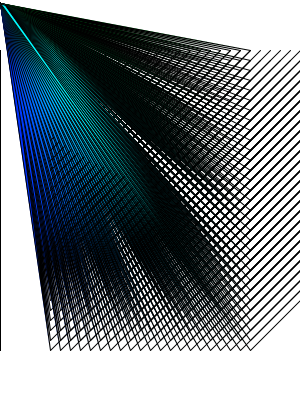
Frame 1 (no input)
Frame 60 (the mouse pressed at the canvas centre just before this capture): identical to frame 1, image omitted
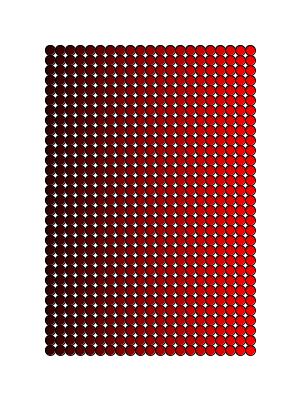
Frame 120 (the mouse held since frame 60 and released just before this capture)

The Processing sketch that drew these frames (run headless with seeded random() and noise(); from frame 60 on, the mouse is pressed at the canvas centre):

// Processing sketch: processing_57227
// ── processing_57227.pde

int option = 1;

void setup() {

size(300, 400);

smooth();


}

void draw() {

background(255);



if (option == 1) {

// Option 1: Stitches
int count = 120;

for (int x = 50; x <= width-50; x += 10) {

for (int y = 50; y <= height-50; y+=10) {

float s = map(count, 120, 0, 0, TWO_PI*2);

line (x,y,y,x);

line (s,y,s,x);

fill (s,x,y);
triangle(x, y, 5, 5, s, s + PI);
}

}

}


else if (option == 2) {

// Option 2: Perspective
int count = 120;

for (int x = 50; x <= width-50; x += 10) {

for (int y = 50; y <= height-50; y+=10) {
  
fill (x,0,0);

ellipse( x, y, 10, 10);

count--;

}
}

} 

else if (option == 3) {

// Option 3: Overlapping circles
for (int x = 50; x <= width-50; x += 10) {

for (int y = 50; y <= height-50; y+=10) {

fill (200,y,0);
rect (6+y,6+x,5,5);
rect (x,y,5,5);
}

}

} 

else if (option == 4) {

// Option 4: Rotating arcs
smooth ();

for (int x = 0; x <= width; x += 10) {

for (int y = 0; y <= height; y+=10) {

  fill (x,0,x);
  
ellipse(x,y,12,12);




}

}

} 

else if (option == 5) {

// Option 5: Groups of fiv
for (int x = 0; x <= width; x += 20) {

for (int y = 0; y <= height; y+=20) {

  fill (x,y,10);
  
ellipse(x, y, 20, 20);

fill (0);

ellipse(x,y,10,10);

fill (y,60,x);

rect (x,y,5,5);
}
}
}

else if (option == 6) {
for (int x = 50; x < width-50; x += 20) {
for (int y = 50; y < height-50; y+=20) {
//rect(x-10, y-10, 22, 22);
for (int i = 0; i < 16; i+=4) {
rect(x + i, y, x + i, y + 12);
fill (33,x,y);
ellipse(x, y, 10, 10);
}
}

}

}
}
void mousePressed() {

option++;

if (option > 6) option = 1;

}
